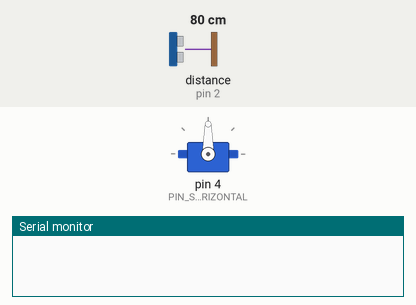
Simulated run of this sketch. Board: Arduino Uno, built with avr-gcc and run on an emulated ATmega328P. Parts: servo, the last lines printed to the serial monitor. Inputs (shaded band) come from the test bench; at power-on: distance to the obstacle (sensor on pin 2) 80 cm.

Above: at 1.2 s.
1.3 s: distance to the obstacle (sensor on pin 2) set to 22 cm
2.8 s: distance to the obstacle (sensor on pin 2) set to 17 cm
At 5.5 s:
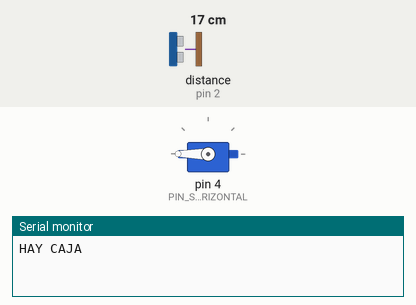
5.8 s: distance to the obstacle (sensor on pin 2) set to 12 cm
At 7.77 s:
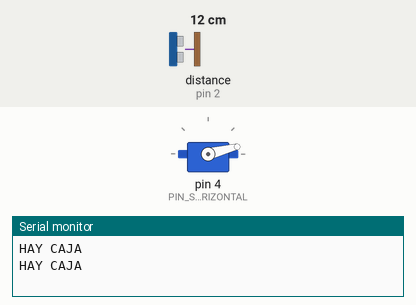
8.8 s: distance to the obstacle (sensor on pin 2) set to 9 cm
At 8.98 s:
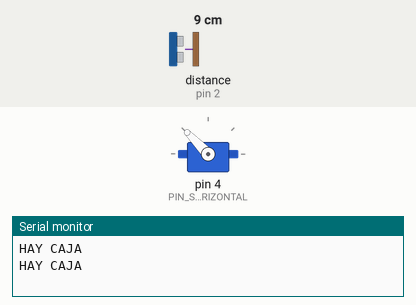
Timing chart, 0 to 11.3 s (numbered marks = the images above; inputs shaded):
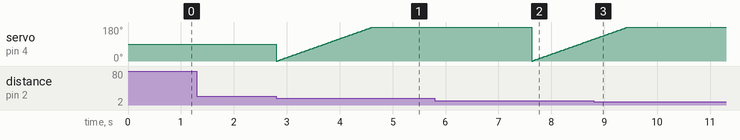

Measured:
- the behaviour switches between 20 and 19 cm on distance to the obstacle (sensor on pin 2) (found by bisection; images 0 and 1)
- the behaviour switches between 11 and 10 cm on distance to the obstacle (sensor on pin 2) (found by bisection; images 2 and 3)
- after the input at 1.3 s, every drawn part: stays the same

The sketch:

sketch_brazoRobot_corregido.ino
```cpp
// (licence header left out)
// { https://www.arduino.cc/reference/en/libraries/servo/ }
#include <Servo.h>
// { https://bitbucket.org/teckel12/arduino-new-ping/wiki/Home }
#include <NewPing.h>

/*
 *
 * FE DE ERRATAS:
 *    Durante la ejemplificación cometí un error de sintaxis
 *    en las directivas "#define".
 *    Lo correcto es colocar:
 *     #define <nombre_variable> <valor_literal>
 *    Nótese que no lleva símbolo de asignación ni punto y coma
 *    al final de la instrucción.
 *
 */
#define PIN_DISPARO_ULTRASONIDO_HORIZONTAL 3
#define PIN_MICROFONO_ULTRASONIDO_HORIZONTAL 2
#define RANGO_ULTRASONIDO_HORIZONTAL 200


/*
 *
 * NOTA SOBRE "const" Y OBJETOS EN ARDUINO:
 *  En algunos casos, dependiendo la versión y los parámetros
 *  del compilador Arduino el uso de "const" en objetos como
 *  NewPing o Servo producen errores de compilación.
 *  En las pruebas de compilación que realicé en VSCode este
 *  problema no se daba, pero sí ocurre en Arduino IDE 1.8.19.
 *  Para solucionarlo se puede evitar el uso de "const" o
 *  modificar los parámetros del compilador añadiendo el flag
 *  "-fpermissive" para eliminar advertencias de código no con-
 *  -forme.
 *  Por cuestiones de practicidad, y para que pueda compilarse
 *  en Arduino IDE sin tener que editar la instalación en esta
 *  versión se elimina la declaración "const" de todos los ob-
 *  -jetos.
 *
 ******************************************************************
 *
 * FE DE ERRORES:
 *  De acuerdo a la documentación de NewPing.h para la versión
 *  que utilicé a la hora de compilar (1.9.4) la forma correcta
 *  de definir multiples sensores es crear un arreglo de tamaño
 *  n (donde n es la cantidad de sensores de ultrasonido dispo-
 *  -nibles) y definir cada elemento como un nuevo objeto NewPing
 *  pasando como parámetros al constructor los pines de disparo
 *  y microfono y, opcionalmente, el rango máximo del sensor.
 *
 */
#define CANTIDAD_SENSORES_ULTRASONIDO 1
NewPing sonar[CANTIDAD_SENSORES_ULTRASONIDO] = {
  // ULTRASONIDO_HORIZONTAL
  NewPing(PIN_DISPARO_ULTRASONIDO_HORIZONTAL, PIN_MICROFONO_ULTRASONIDO_HORIZONTAL, RANGO_ULTRASONIDO_HORIZONTAL)
};

/*
 *
 * Defino el valor del ultrasonido horizontal en 0 para que
 * coincida con el índice del elemento del arreglo sonar[n],
 * de esta manera puedo clarificar la llamada a este ultra-
 * -sonido en instrucciones futuras del algoritmo.
 *
 */
#define ULTRASONIDO_HORIZONTAL 0


#define PIN_SERVOMOTOR_HORIZONTAL 4
Servo SERVOMOTOR_HORIZONTAL;

#define BAUDIOS_CONTROL 9600

#define RANGO_INFERIOR_HORIZONTAL 10
#define RANGO_SUPERIOR_HORIZONTAL 20


void setup() {


  /*
    Puerto serie para control posterior.
    No hace a la solución del problema
  */
  Serial.begin(BAUDIOS_CONTROL);

  SERVOMOTOR_HORIZONTAL.attach(PIN_SERVOMOTOR_HORIZONTAL);

}

void loop() {

  /*
   *
   * BUG:
   *  El método NewPing.ping_cm() retorna un valor de tipo
   *  "unsigned long", si utilizamos el tipo "int" no coin-
   *  -ciden los tipos y el algoritmo no compila.
   *
   */
  unsigned long distanciaControlHorizontal = sonar[ULTRASONIDO_HORIZONTAL].ping_cm();

  bool cajaEstaEnRango = (distanciaControlHorizontal > RANGO_INFERIOR_HORIZONTAL)
                                                     &&
                         (distanciaControlHorizontal < RANGO_SUPERIOR_HORIZONTAL);

  if (cajaEstaEnRango) {

    Serial.println("HAY CAJA");

    //Comienzo movimiento de robot:
    //For para que sea un movimiento lento.
    for (int anguloServoHorizontal = 0; anguloServoHorizontal < 181; anguloServoHorizontal++)
    {
      SERVOMOTOR_HORIZONTAL.write(anguloServoHorizontal);
      delay(10);
    }


    /*

      TODO:

        Movimiento servo vertical

        Movimiento servo agarre

        Soltar caja

        Vuelvo a pos. inicial a la espera de otra caja

    */

    // ? porque lo detiene 3 seg?
    delay(3000);

  }


}
```
